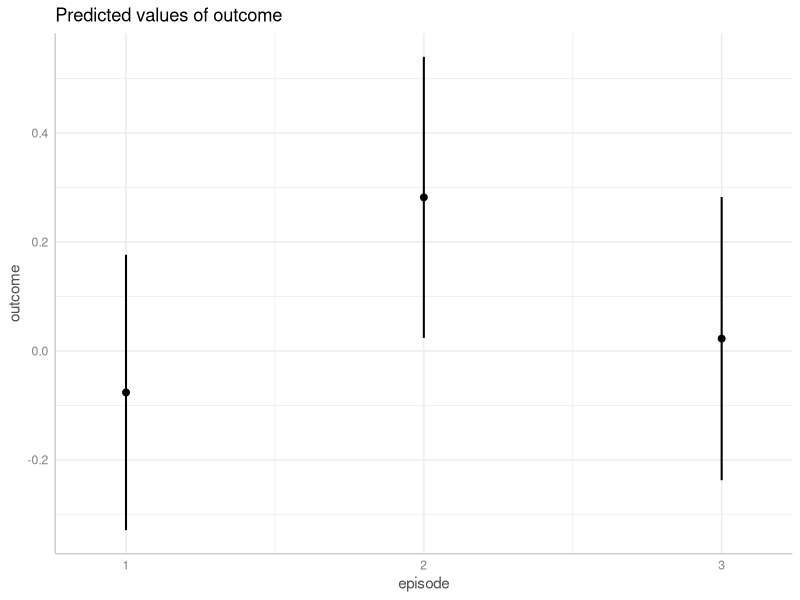
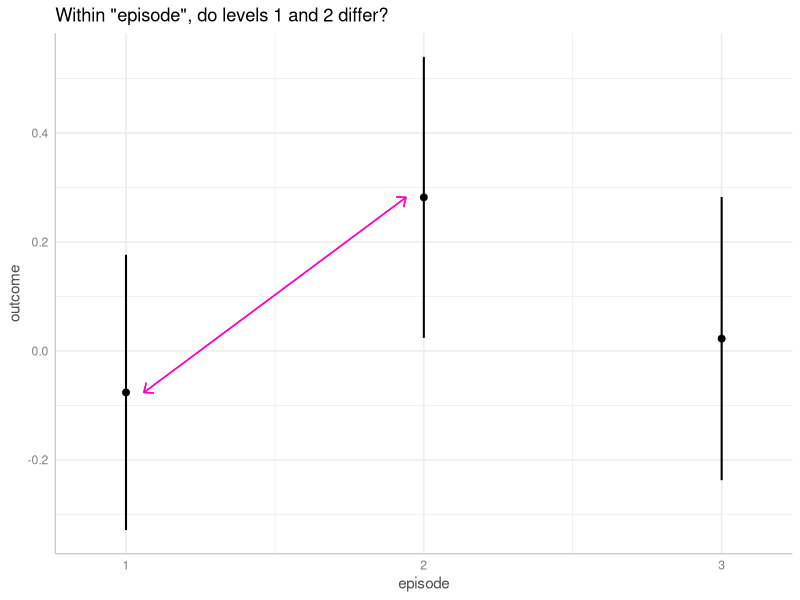

Recreate these plots in R, in order. (Note: this script raises an error after producing the figures.)
## ---- chunk 1
knitr::opts_chunk$set(
  collapse = TRUE,
  comment = "#>",
  dev = "png",
  fig.width = 7,
  fig.height = 3.5,
  message = FALSE, warning = FALSE)
options(width = 800)
arrow_color <- "#FF00cc"

if (!requireNamespace("ggplot2", quietly = TRUE) ||
    !requireNamespace("marginaleffects", quietly = TRUE) ||
    !requireNamespace("parameters", quietly = TRUE)) {
  knitr::opts_chunk$set(eval = FALSE)
}
## ---- chunk 2
library(ggeffects)
library(parameters)
library(ggplot2)

set.seed(123)
n <- 200
d <- data.frame(
  outcome = rnorm(n),
  grp = as.factor(sample(c("treatment", "control"), n, TRUE)),
  episode = as.factor(sample(1:3, n, TRUE)),
  sex = as.factor(sample(c("female", "male"), n, TRUE, prob = c(0.4, 0.6)))
)
model1 <- lm(outcome ~ grp + episode, data = d)
model_parameters(model1)
## ---- chunk 3
my_predictions <- predict_response(model1, "episode")
my_predictions

plot(my_predictions)
## ---- chunk 4
p <- plot(my_predictions)
line_data <- as.data.frame(my_predictions, terms_to_colnames = FALSE)[1:2, ]
p + geom_segment(
  data = line_data,
  aes(
    x = as.numeric(x[1]) + 0.06, xend = as.numeric(x[2]) - 0.06,
    y = predicted[1], yend = predicted[2], group = NULL, color = NULL
  ),
  color = arrow_color,
  arrow = arrow(length = unit(0.1, "inches"), ends = "both", angle = 40)
) +
ggtitle("Within \"episode\", do levels 1 and 2 differ?")
ht1 <- test_predictions(model1, "episode")
## ---- chunk 5
# argument `test` defaults to "pairwise"
test_predictions(model1, "episode") # same as test_predictions(my_predictions)
## ---- chunk 6
test_predictions(model1, "episode [1:2]")
## ---- chunk 7
pred <- predict_response(model1, "episode")
test_predictions(pred)
## ---- chunk 8
model2 <- lm(outcome ~ grp * episode, data = d)
model_parameters(model2)
## ---- chunk 9
my_predictions <- predict_response(model2, c("episode", "grp"))
my_predictions

plot(my_predictions)
## ---- chunk 10
p <- plot(my_predictions)
line_data <- as.data.frame(my_predictions, terms_to_colnames = FALSE)[3:4, 1:2]
line_data$group_col <- "control"
p + geom_segment(
  data = line_data,
  aes(
    x = as.numeric(x[1]) - 0.06, xend = as.numeric(x[2]) + 0.06,
    y = predicted[1], yend = predicted[2], group = NULL, color = NULL
  ),
  color = arrow_color,
  arrow = arrow(length = unit(0.1, "inches"), ends = "both", angle = 40)
) +
ggtitle("Within level 2 of \"episode\", do treatment and control group differ?")
ht2 <- test_predictions(model2, c("episode", "grp"))
## ---- chunk 11
# we want "episode = 2-2" and "grp = control-treatment"
test_predictions(model2, c("episode", "grp"))
## ---- chunk 12
# adjusted predictions, compact table
test_predictions(model2, c("episode", "grp"), test = NULL)
## ---- chunk 13
# compute specific contrast directly
test_predictions(model2, c("episode", "grp"), test = "b2 = b5")
## ---- chunk 14
# return pairwise comparisons for specific values, in
# this case for episode = 2 in both groups
test_predictions(model2, c("episode [2]", "grp"))
## ---- chunk 15
p <- plot(my_predictions)
line_data <- as.data.frame(my_predictions, terms_to_colnames = FALSE)[c(2, 5), 1:2]
line_data$group_col <- "treatment"
p + geom_segment(
  data = line_data,
  aes(
    x = as.numeric(x[1]) + 0.06, xend = as.numeric(x[2]) - 0.06,
    y = predicted[1], yend = predicted[2], group = NULL, color = NULL
  ),
  color = arrow_color,
  arrow = arrow(length = unit(0.1, "inches"), ends = "both", angle = 40)
) +
ggtitle("Do different episode levels differ between groups?")
ht3 <- test_predictions(model2, c("episode", "grp"))
## ---- chunk 16
test_predictions(model2, c("episode", "grp"), test = "b4 = b3")
## ---- chunk 17
predict_response(model2, c("episode [1,3]", "grp"))
## ---- chunk 18
pred <- predict_response(model2, c("episode [1,3]", "grp"))
test_predictions(pred, test = "b3 = b2")
## ---- chunk 19
my_predictions <- predict_response(model2, c("grp", "episode"))
p <- plot(my_predictions)
line_data <- as.data.frame(my_predictions, terms_to_colnames = FALSE)[, 1:2, ]
line_data$group_col <- "1"
p + geom_segment(
  data = line_data,
  aes(
    x = as.numeric(x[1]) - 0.05, xend = as.numeric(x[1]) - 0.05,
    y = predicted[1], yend = predicted[2], group = NULL, color = NULL
  ),
  color = "orange",
  arrow = arrow(length = unit(0.1, "inches"), ends = "both", angle = 40, type = "closed")
) + geom_segment(
  data = line_data,
  aes(
    x = as.numeric(x[4]) - 0.05, xend = as.numeric(x[4]) - 0.05,
    y = predicted[4], yend = predicted[5], group = NULL, color = NULL
  ),
  color = "orange",
  arrow = arrow(length = unit(0.1, "inches"), ends = "both", angle = 40, type = "closed")
) + geom_segment(
  data = line_data,
  aes(
    x = as.numeric(x[1]) - 0.05, xend = as.numeric(x[4]) - 0.05,
    y = (predicted[1] + predicted[2]) / 2,
    yend = (predicted[4] + predicted[5]) / 2, group = NULL, color = NULL
  ),
  color = arrow_color,
  arrow = arrow(length = unit(0.1, "inches"), ends = "both", angle = 40)
) +
ggtitle("Differnce-in-differences")

ht4 <- test_predictions(model2, c("episode", "grp"), test = NULL)
ht5 <- test_predictions(model2, c("episode", "grp"), test = "(b1 - b2) = (b4 - b5)")
## ---- chunk 20
test_predictions(model2, c("episode", "grp"), test = NULL)
## ---- chunk 21
test_predictions(model2, c("episode", "grp"), test = "(b1 - b2) = (b4 - b5)")
## ---- chunk 22
# test = "interaction" always returns *all* possible interaction contrasts
test_predictions(model2, c("episode", "grp"), test = "interaction")
